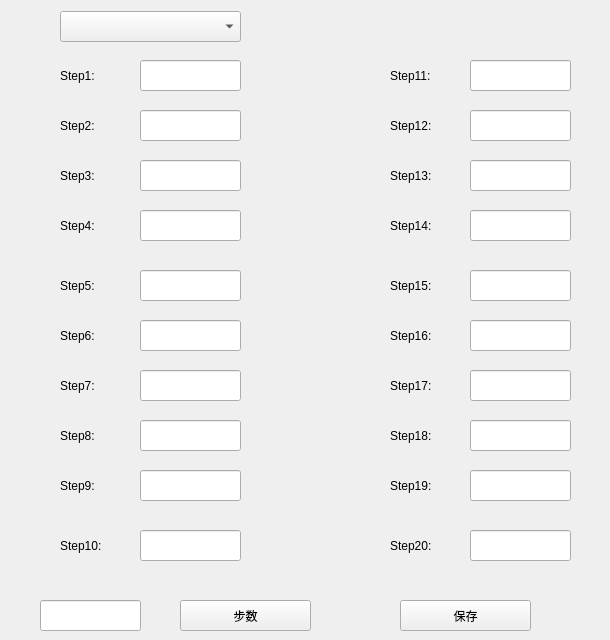
   <widget class="QWidget" name="page_8">
    <widget class="QLineEdit" name="lineEdit_FrameStep1">
     <property name="geometry">
      <rect>
       <x>140</x>
       <y>60</y>
       <width>101</width>
       <height>31</height>
      </rect>
     </property>
     <property name="alignment">
      <set>Qt::AlignCenter</set>
     </property>
    </widget>
    <widget class="QLabel" name="label">
     <property name="geometry">
      <rect>
       <x>60</x>
       <y>60</y>
       <width>61</width>
       <height>31</height>
      </rect>
     </property>
     <property name="text">
      <string>Step1:</string>
     </property>
    </widget>
    <widget class="QLineEdit" name="lineEdit_FrameStep2">
     <property name="geometry">
      <rect>
       <x>140</x>
       <y>110</y>
       <width>101</width>
       <height>31</height>
      </rect>
     </property>
     <property name="alignment">
      <set>Qt::AlignCenter</set>
     </property>
    </widget>
    <widget class="QLabel" name="label_2">
     <property name="geometry">
      <rect>
       <x>60</x>
       <y>110</y>
       <width>61</width>
       <height>31</height>
      </rect>
     </property>
     <property name="text">
      <string>Step2:</string>
     </property>
    </widget>
    <widget class="QLineEdit" name="lineEdit_FrameStep3">
     <property name="geometry">
      <rect>
       <x>140</x>
       <y>160</y>
       <width>101</width>
       <height>31</height>
      </rect>
     </property>
     <property name="alignment">
      <set>Qt::AlignCenter</set>
     </property>
    </widget>
    <widget class="QLabel" name="label_3">
     <property name="geometry">
      <rect>
       <x>60</x>
       <y>160</y>
       <width>61</width>
       <height>31</height>
      </rect>
     </property>
     <property name="text">
      <string>Step3:</string>
     </property>
    </widget>
    <widget class="QLineEdit" name="lineEdit_FrameStep4">
     <property name="geometry">
      <rect>
       <x>140</x>
       <y>210</y>
       <width>101</width>
       <height>31</height>
      </rect>
     </property>
     <property name="alignment">
      <set>Qt::AlignCenter</set>
     </property>
    </widget>
    <widget class="QLabel" name="label_4">
     <property name="geometry">
      <rect>
       <x>60</x>
       <y>210</y>
       <width>61</width>
       <height>31</height>
      </rect>
     </property>
     <property name="text">
      <string>Step4:</string>
     </property>
    </widget>
    <widget class="QLineEdit" name="lineEdit_FrameStep5">
     <property name="geometry">
      <rect>
       <x>140</x>
       <y>270</y>
       <width>101</width>
       <height>31</height>
      </rect>
     </property>
     <property name="alignment">
      <set>Qt::AlignCenter</set>
     </property>
    </widget>
    <widget class="QLabel" name="label_5">
     <property name="geometry">
      <rect>
       <x>60</x>
       <y>270</y>
       <width>61</width>
       <height>31</height>
      </rect>
     </property>
     <property name="text">
      <string>Step5:</string>
     </property>
    </widget>
    <widget class="QLineEdit" name="lineEdit_FrameStep11">
     <property name="geometry">
      <rect>
       <x>470</x>
       <y>60</y>
       <width>101</width>
       <height>31</height>
      </rect>
     </property>
     <property name="alignment">
      <set>Qt::AlignCenter</set>
     </property>
    </widget>
    <widget class="QLabel" name="label_6">
     <property name="geometry">
      <rect>
       <x>390</x>
       <y>110</y>
       <width>61</width>
       <height>31</height>
      </rect>
     </property>
     <property name="text">
      <string>Step12:</string>
     </property>
    </widget>
    <widget class="QLineEdit" name="lineEdit_FrameStep14">
     <property name="geometry">
      <rect>
       <x>470</x>
       <y>210</y>
       <width>101</width>
       <height>31</height>
      </rect>
     </property>
     <property name="alignment">
      <set>Qt::AlignCenter</set>
     </property>
    </widget>
    <widget class="QLabel" name="label_7">
     <property name="geometry">
      <rect>
       <x>390</x>
       <y>210</y>
       <width>61</width>
       <height>31</height>
      </rect>
     </property>
     <property name="text">
      <string>Step14:</string>
     </property>
    </widget>
    <widget class="QLineEdit" name="lineEdit_FrameStep13">
     <property name="geometry">
      <rect>
       <x>470</x>
       <y>160</y>
       <width>101</width>
       <height>31</height>
      </rect>
     </property>
     <property name="alignment">
      <set>Qt::AlignCenter</set>
     </property>
    </widget>
    <widget class="QLabel" name="label_8">
     <property name="geometry">
      <rect>
       <x>390</x>
       <y>160</y>
       <width>61</width>
       <height>31</height>
      </rect>
     </property>
     <property name="text">
      <string>Step13:</string>
     </property>
    </widget>
    <widget class="QLineEdit" name="lineEdit_FrameStep12">
     <property name="geometry">
      <rect>
       <x>470</x>
       <y>110</y>
       <width>101</width>
       <height>31</height>
      </rect>
     </property>
     <property name="alignment">
      <set>Qt::AlignCenter</set>
     </property>
    </widget>
    <widget class="QLineEdit" name="lineEdit_FrameStep15">
     <property name="geometry">
      <rect>
       <x>470</x>
       <y>270</y>
       <width>101</width>
       <height>31</height>
      </rect>
     </property>
     <property name="alignment">
      <set>Qt::AlignCenter</set>
     </property>
    </widget>
    <widget class="QLabel" name="label_9">
     <property name="geometry">
      <rect>
       <x>390</x>
       <y>270</y>
       <width>61</width>
       <height>31</height>
      </rect>
     </property>
     <property name="text">
      <string>Step15:</string>
     </property>
    </widget>
    <widget class="QLabel" name="label_10">
     <property name="geometry">
      <rect>
       <x>390</x>
       <y>60</y>
       <width>61</width>
       <height>31</height>
      </rect>
     </property>
     <property name="text">
      <string>Step11:</string>
     </property>
    </widget>
    <widget class="QLabel" name="label_11">
     <property name="geometry">
      <rect>
       <x>60</x>
       <y>530</y>
       <width>61</width>
       <height>31</height>
      </rect>
     </property>
     <property name="text">
      <string>Step10:</string>
     </property>
    </widget>
    <widget class="QLabel" name="label_12">
     <property name="geometry">
      <rect>
       <x>390</x>
       <y>320</y>
       <width>61</width>
       <height>31</height>
      </rect>
     </property>
     <property name="text">
      <string>Step16:</string>
     </property>
    </widget>
    <widget class="QLabel" name="label_13">
     <property name="geometry">
      <rect>
       <x>390</x>
       <y>470</y>
       <width>61</width>
       <height>31</height>
      </rect>
     </property>
     <property name="text">
      <string>Step19:</string>
     </property>
    </widget>
    <widget class="QLineEdit" name="lineEdit_FrameStep16">
     <property name="geometry">
      <rect>
       <x>470</x>
       <y>320</y>
       <width>101</width>
       <height>31</height>
      </rect>
     </property>
     <property name="alignment">
      <set>Qt::AlignCenter</set>
     </property>
    </widget>
    <widget class="QLabel" name="label_14">
     <property name="geometry">
      <rect>
       <x>390</x>
       <y>370</y>
       <width>61</width>
       <height>31</height>
      </rect>
     </property>
     <property name="text">
      <string>Step17:</string>
     </property>
    </widget>
    <widget class="QLabel" name="label_15">
     <property name="geometry">
      <rect>
       <x>60</x>
       <y>420</y>
       <width>61</width>
       <height>31</height>
      </rect>
     </property>
     <property name="text">
      <string>Step8:</string>
     </property>
    </widget>
    <widget class="QLineEdit" name="lineEdit_FrameStep7">
     <property name="geometry">
      <rect>
       <x>140</x>
       <y>370</y>
       <width>101</width>
       <height>31</height>
      </rect>
     </property>
     <property name="alignment">
      <set>Qt::AlignCenter</set>
     </property>
    </widget>
    <widget class="QLineEdit" name="lineEdit_FrameStep8">
     <property name="geometry">
      <rect>
       <x>140</x>
       <y>420</y>
       <width>101</width>
       <height>31</height>
      </rect>
     </property>
     <property name="alignment">
      <set>Qt::AlignCenter</set>
     </property>
    </widget>
    <widget class="QLineEdit" name="lineEdit_FrameStep10">
     <property name="geometry">
      <rect>
       <x>140</x>
       <y>530</y>
       <width>101</width>
       <height>31</height>
      </rect>
     </property>
     <property name="alignment">
      <set>Qt::AlignCenter</set>
     </property>
    </widget>
    <widget class="QLineEdit" name="lineEdit_FrameStep18">
     <property name="geometry">
      <rect>
       <x>470</x>
       <y>420</y>
       <width>101</width>
       <height>31</height>
      </rect>
     </property>
     <property name="alignment">
      <set>Qt::AlignCenter</set>
     </property>
    </widget>
    <widget class="QLabel" name="label_16">
     <property name="geometry">
      <rect>
       <x>390</x>
       <y>530</y>
       <width>61</width>
       <height>31</height>
      </rect>
     </property>
     <property name="text">
      <string>Step20:</string>
     </property>
    </widget>
    <widget class="QLabel" name="label_17">
     <property name="geometry">
      <rect>
       <x>60</x>
       <y>470</y>
       <width>61</width>
       <height>31</height>
      </rect>
     </property>
     <property name="text">
      <string>Step9:</string>
     </property>
    </widget>
    <widget class="QLineEdit" name="lineEdit_FrameStep17">
     <property name="geometry">
      <rect>
       <x>470</x>
       <y>370</y>
       <width>101</width>
       <height>31</height>
      </rect>
     </property>
     <property name="alignment">
      <set>Qt::AlignCenter</set>
     </property>
    </widget>
    <widget class="QLineEdit" name="lineEdit_FrameStep6">
     <property name="geometry">
      <rect>
       <x>140</x>
       <y>320</y>
       <width>101</width>
       <height>31</height>
      </rect>
     </property>
     <property name="alignment">
      <set>Qt::AlignCenter</set>
     </property>
    </widget>
    <widget class="QLineEdit" name="lineEdit_FrameStep19">
     <property name="geometry">
      <rect>
       <x>470</x>
       <y>470</y>
       <width>101</width>
       <height>31</height>
      </rect>
     </property>
     <property name="alignment">
      <set>Qt::AlignCenter</set>
     </property>
    </widget>
    <widget class="QLabel" name="label_18">
     <property name="geometry">
      <rect>
       <x>60</x>
       <y>320</y>
       <width>61</width>
       <height>31</height>
      </rect>
     </property>
     <property name="text">
      <string>Step6:</string>
     </property>
    </widget>
    <widget class="QLineEdit" name="lineEdit_FrameStep9">
     <property name="geometry">
      <rect>
       <x>140</x>
       <y>470</y>
       <width>101</width>
       <height>31</height>
      </rect>
     </property>
     <property name="alignment">
      <set>Qt::AlignCenter</set>
     </property>
    </widget>
    <widget class="QLabel" name="label_19">
     <property name="geometry">
      <rect>
       <x>390</x>
       <y>420</y>
       <width>61</width>
       <height>31</height>
      </rect>
     </property>
     <property name="text">
      <string>Step18:</string>
     </property>
    </widget>
    <widget class="QLineEdit" name="lineEdit_FrameStep20">
     <property name="geometry">
      <rect>
       <x>470</x>
       <y>530</y>
       <width>101</width>
       <height>31</height>
      </rect>
     </property>
     <property name="alignment">
      <set>Qt::AlignCenter</set>
     </property>
    </widget>
    <widget class="QLabel" name="label_20">
     <property name="geometry">
      <rect>
       <x>60</x>
       <y>370</y>
       <width>61</width>
       <height>31</height>
      </rect>
     </property>
     <property name="text">
      <string>Step7:</string>
     </property>
    </widget>
    <widget class="QComboBox" name="comboBox_ParamIndex">
     <property name="geometry">
      <rect>
       <x>60</x>
       <y>11</y>
       <width>181</width>
       <height>31</height>
      </rect>
     </property>
    </widget>
    <widget class="QLineEdit" name="lineEdit_FrameStepCount">
     <property name="geometry">
      <rect>
       <x>40</x>
       <y>600</y>
       <width>101</width>
       <height>31</height>
      </rect>
     </property>
     <property name="alignment">
      <set>Qt::AlignCenter</set>
     </property>
    </widget>
    <widget class="QPushButton" name="pushButton_StepCount">
     <property name="geometry">
      <rect>
       <x>180</x>
       <y>600</y>
       <width>131</width>
       <height>31</height>
      </rect>
     </property>
     <property name="styleSheet">
      <string notr="true">font: 75 12pt &quot;微软雅黑&quot;;</string>
     </property>
     <property name="text">
      <string>步数</string>
     </property>
    </widget>
    <widget class="QPushButton" name="pushButton_FrameStepSave">
     <property name="geometry">
      <rect>
       <x>400</x>
       <y>600</y>
       <width>131</width>
       <height>31</height>
      </rect>
     </property>
     <property name="styleSheet">
      <string notr="true">font: 75 12pt &quot;微软雅黑&quot;;</string>
     </property>
     <property name="text">
      <string>保存</string>
     </property>
    </widget>
    <widget class="QLabel" name="label_Show">
     <property name="geometry">
      <rect>
       <x>290</x>
       <y>15</y>
       <width>311</width>
       <height>21</height>
      </rect>
     </property>
     <property name="text">
      <string/>
     </property>
    </widget>
   </widget>
